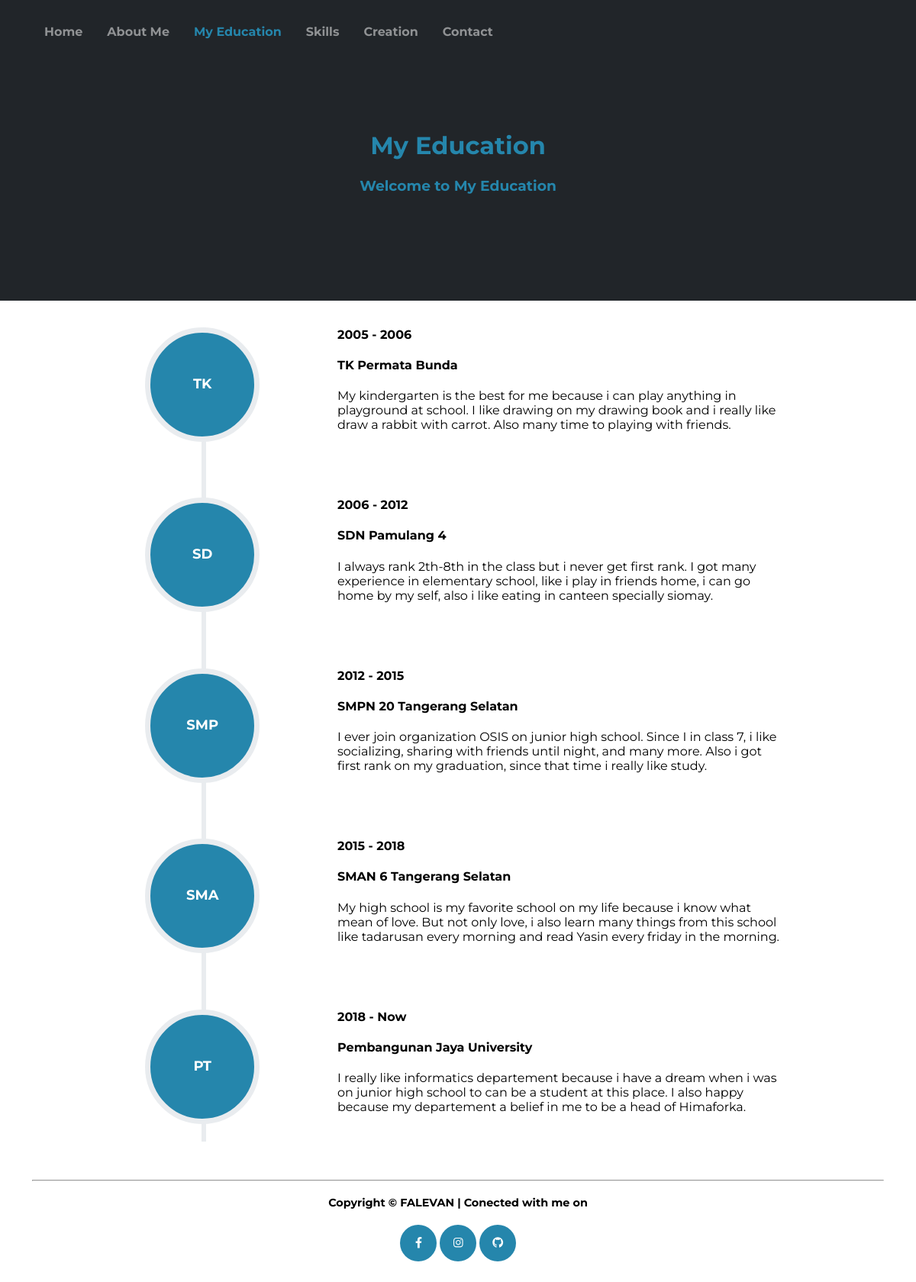
/myeducation.php, run on the app's committed database.
### tables this page shows
CREATE TABLE `myeducation` (
  `id` int(10) NOT NULL,
  `webtitle` varchar(20) NOT NULL,
  `title` varchar(30) NOT NULL,
  `subtitle` varchar(50) NOT NULL,
  `yeartk` varchar(50) NOT NULL,
  `namatk` varchar(50) NOT NULL,
  `dectk` varchar(255) NOT NULL,
  `yearsd` varchar(50) NOT NULL,
  `namasd` varchar(50) NOT NULL,
  `decsd` varchar(255) NOT NULL,
  `yearsmp` varchar(50) NOT NULL,
  `namasmp` varchar(50) NOT NULL,
  `decsmp` varchar(255) NOT NULL,
  `yearsma` varchar(50) NOT NULL,
  `namasma` varchar(50) NOT NULL,
  `decsma` varchar(255) NOT NULL,
  `yearpt` varchar(50) NOT NULL,
  `namapt` varchar(50) NOT NULL,
  `decpt` varchar(255) NOT NULL
);

CREATE TABLE `setting` (
  `id` int(10) NOT NULL,
  `linkfb` varchar(50) NOT NULL,
  `linkig` varchar(50) NOT NULL,
  `linkgh` varchar(50) NOT NULL
);

### myeducation.php (the view, shortened to what this page needs)
<!DOCTYPE html>
<html lang="en">
    <head>
        <?php
            include_once "koneksi.php";
            $strSql = "SELECT * FROM myeducation";
            $result = mysqli_query($conn, $strSql);
            if (mysqli_num_rows($result) > 0) {
                while($row = mysqli_fetch_assoc($result)) {
        ?>
        <link href="css/styles.css" rel="stylesheet" />
    </head>
    <body>
        <nav class="navbar navbar-expand-lg navbar-dark fixed-top" id="mainNav">
            <div class="container">
                <div class="collapse navbar-collapse" id="navbarResponsive">
                    <ul class="navbar-nav">
                        <li class="nav-item"><a class="nav-link js-scroll-trigger" href="index.php"><b>Home</b></a></li>
                        <li class="nav-item"><a class="nav-link js-scroll-trigger" href="aboutme.php"><b>About Me</b></a></li>
                        <li class="nav-item active"><a class="nav-link js-scroll-trigger" href="myeducation.php "><b>My Education</b></a></li>
                        <li class="nav-item"><a class="nav-link js-scroll-trigger" href="skills.php"><b>Skills</b></a></li>
                        <li class="nav-item"><a class="nav-link js-scroll-trigger" href="creation.php"><b>Creation</b></a></li>
                        <li class="nav-item"><a class="nav-link js-scroll-trigger" href="contact.php"><b>Contact</b></a></li>
                    </ul>
                </div>
            </div>
        </nav>
        <div class="jumbotron jumbotron-fluid">
            <div class="container">
                <h1 class="jumbotron-title"><?php echo $row["title"] ?></h1>
                <h3 class="jumbotron-title"><?php echo $row["subtitle"] ?></h3>
            </div>
        </div>
        <section class="page-section" id="myeducation"><br>
            <div class="container">
                <ul class="timeline">
                <li class="timeline-inverted">
                        <div class="timeline-image">
                            <h4>
                                TK
                            </h4>
                        </div>
                        <div class="timeline-panel">
                            <div class="timeline-heading">
                                <h4><?php echo $row["yeartk"] ?></h4>
                                <h4 class="subheading"><?php echo $row["namatk"] ?></h4>
                            </div>
                            <div class="timeline-body"><p class="text-muted"><?php echo $row["dectk"] ?></p></div>
                        </div>
                    </li>
                    <li class="timeline-inverted">
                        <div class="timeline-image">
                            <h4>
                                SD
                            </h4>
                        </div>
                        <div class="timeline-panel">
                            <div class="timeline-heading">
                                <h4><?php echo $row["yearsd"] ?></h4>
                                <h4 class="subheading"><?php echo $row["namasd"] ?></h4>
                            </div>
                            <div class="timeline-body"><p class="text-muted"><?php echo $row["decsd"] ?></p></div>
                        </div>
                    </li>
                    <li class="timeline-inverted">
                        <div class="timeline-image">
                            <h4>
                                SMP
                            </h4>
                        </div>
                        <div class="timeline-panel">
                            <div class="timeline-heading">
                                <h4><?php echo $row["yearsmp"] ?></h4>
                                <h4 class="subheading"><?php echo $row["namasmp"] ?></h4>
                            </div>
                            <div class="timeline-body"><p class="text-muted"><?php echo $row["decsmp"] ?></p></div>
                        </div>
                    </li>
                    <li class="timeline-inverted">
                        <div class="timeline-image">
                            <h4>
                                SMA
                            </h4>
                        </div>
                        <div class="timeline-panel">
                            <div class="timeline-heading">
                                <h4><?php echo $row["yearsma"] ?></h4>
                                <h4 class="subheading"><?php echo $row["namasma"] ?></h4>
                            </div>
                            <div class="timeline-body"><p class="text-muted"><?php echo $row["decsma"] ?></p></div>
                        </div>
                    </li>
                    <li class="timeline-inverted">
                        <div class="timeline-image">
                            <h4>
                                PT
                            </h4>
                        </div>
                        <div class="timeline-panel">
                            <div class="timeline-heading">
                                <h4><?php echo $row["yearpt"] ?></h4>
                                <h4 class="subheading"><?php echo $row["namapt"] ?></h4>
                            </div>
                            <div class="timeline-body"><p class="text-muted"><?php echo $row["decpt"] ?></p></div>
                        </div>
                    </li>
                </ul>
            </div>
        </section>
        <?php
            include_once "footer.php";
                }
            } else {
              echo "Bad results";
            }
        ?>
    </body>
</html>

### footer.php
<footer class="footer py-4"  style="margin-bottom:30px;">
    <?php
        include_once "koneksi.php";
        $strSql = "SELECT * FROM setting";
        $result = mysqli_query($conn, $strSql);
        if (mysqli_num_rows($result) > 0) {
            while($row = mysqli_fetch_assoc($result)) {
    ?>
    <div class="container"><hr>
        <div class="row">
            <h4>Copyright © FALEVAN | Conected with me on</h4>
            <a class="btn btn-dark btn-social" href=<?php echo $row["linkfb"] ?> target="_blank"><i class="fab fa-facebook-f"></i></a>
            <a class="btn btn-dark btn-social" href=<?php echo $row["linkig"] ?> target="_blank"><i class="fab fa-instagram"></i></a>
            <a class="btn btn-dark btn-social" href=<?php echo $row["linkgh"] ?> target="_blank"><i class="fab fa-github"></i></i></a>
        </div>
    </div>
    <?php
            }
        } else {
            echo "No Footer Here";
        }
    ?>
</footer>

### css/styles.css (style rules this page uses)
* { box-sizing: border-box; }
body { margin: 0; background-color: #fff; font-family: "Montserrat"; }
a { text-decoration: none; background-color: transparent; }
.container { width: 100%; padding-right: 0.75rem; padding-left: 0.75rem; margin-right: auto; margin-left: auto; }
@media (min-width: 1200px) { .container { max-width: 1140px; } }
.nav-link { display: block; padding: 0.5rem 1rem; }
.navbar { position: relative; display: flex; flex-wrap: wrap; align-items: center; justify-content: space-between; padding: 1px 1px; }
.navbar-nav { display: flex; flex-direction: column; padding-left: 0; margin-bottom: 0; list-style: none; margin-top: 0; }
@media (min-width: 992px) { .navbar-expand-lg { flex-flow: row nowrap; justify-content: flex-start; } }
@media (min-width: 992px) { .navbar-expand-lg .navbar-nav { flex-direction: row; } }
.navbar-dark .navbar-nav .nav-link { color: rgba(255, 255, 255, 0.5); }
.navbar-dark .navbar-nav .active > .nav-link, .navbar-dark .navbar-nav .nav-link.show { color: #2586ac; }
.fixed-top { position: fixed; top: 0; right: 0; left: 0; z-index: 1030; }
#mainNav { padding-top: 1rem; padding-bottom: 1rem; background-color: #353e42; }
@media (min-width: 992px) { #mainNav { padding-top: 1.5rem; padding-bottom: 1.5rem; border: none; background-color: transparent; transition: padding-top 0.3s ease-in-out, padding-bottom 0.3s ease-in-out; } }
.btn-dark { color: #fff; background-color: #2586ac; border-color: #2586ac; }
.btn-social { height: 3rem; width: 3rem; display: inline-flex; align-items: center; justify-content: center; border-radius: 100%; }
.footer { text-align: center; font-size: 0.9rem; font-family: "Montserrat"; }
.timeline { position: relative; padding: 0; list-style: none; }
.timeline:before { position: absolute; top: 0; bottom: 0; left: 40px; width: 6px; margin-left: -1.5px; content: ""; background-color: #e9ecef; }
.timeline > li { position: relative; min-height: 50px; margin-bottom: 50px; }
.timeline > li:after, .timeline > li:before { display: table; content: " "; }
.timeline > li:after { clear: both; }
.timeline .timeline-heading h4 { margin-top: 0; color: inherit; }
.timeline > li .timeline-image h4 { font-size: 18px; line-height: 75px; margin-top: 30px; }
@media (min-width: 768px) { .timeline:before { left: 20%; } }
@media (min-width: 768px) { .timeline > li .timeline-panel { float: left; width: 1000px; padding: 0 20px 20px 400px; text-align: left; } }
@media (min-width: 768px) { .timeline > li .timeline-image { left: 20%; width: 100px; height: 100px; } }
@media (min-width: 992px) { .timeline > li .timeline-image { width: 150px; height: 150px; margin-left: -75px; position: absolute; z-index: 100; left: 1; text-align: center; color: white; border: 7px solid #e9ecef; border-radius: 100%; background-color: #2586ac; } }
.jumbotron-fluid { background-color: #212529; padding-top: 150px; padding-bottom: 120px; }
.jumbotron-title { text-align: center; color: #2586ac; }

### data on the page
myeducation: title "My Education", subtitle "Welcome to My Education", yeartk "2005 - 2006", namatk "TK Permata Bunda", dectk "My kindergarten is the best for me because i can play anything in playground at school. I like drawing on my drawing book and i really like draw a rabbit with carrot. Also many time to playing with friends.", yearsd "2006 - 2012", namasd "SDN Pamulang 4", decsd "I always rank 2th-8th in the class but i never get first rank. I got many experience in elementary school, like i play in friends home, i can go home by my self, also i like eating in canteen specially siomay.", yearsmp "2012 - 2015", namasmp "SMPN 20 Tangerang Selatan", decsmp "I ever join organization OSIS on junior high school. Since I in class 7, i like socializing, sharing with friends until night, and many more. Also i got first rank on my graduation, since that time i really like study.", yearsma "2015 - 2018", namasma "SMAN 6 Tangerang Selatan", decsma "My high school is my favorite school on my life because i know what mean of love. But not only love, i also learn many things from this school like tadarusan every morning and read Yasin every friday in the morning.", yearpt "2018 - Now", namapt "Pembangunan Jaya University", decpt "I really like informatics departement because i have a dream when i was on junior high school to can be a student at this place. I also happy because my departement a belief in me to be a head of Himaforka."
